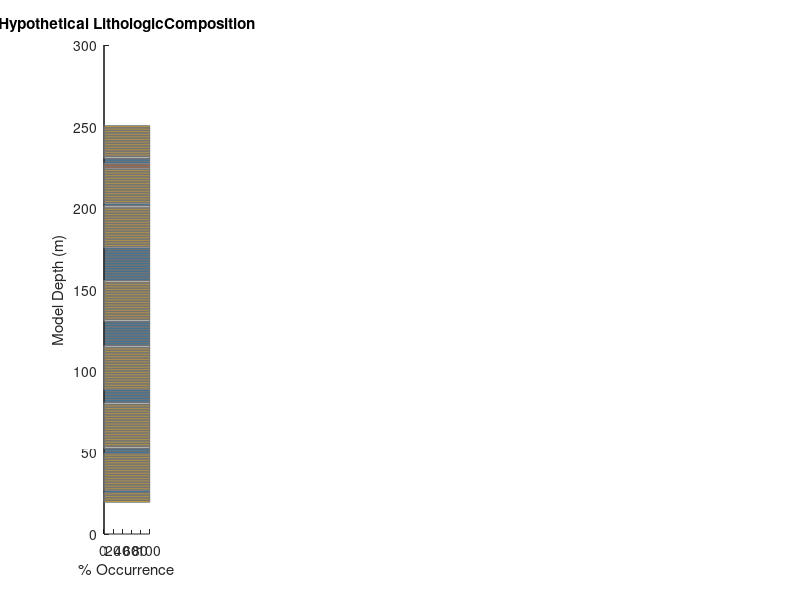

Here is the MATLAB script that generated this plot: (Note: this script raises an error after producing the figure.)

%%%%%%%%%%%%%%%%%%%%%%%%%%%%%%%%%%%%%%%%%%%%%%%%%%%%%%%%%%%%%%%%%%%%%%%%%%%
% Description: Linear Vertical Mixing model to simuluate observations made from drill cuttings.
% Author: Christine Regalla
% Written: August 2024
% Code based on a vertical mixing model produced by IODP Exp 338 shipboard
% scientists. Plots are based on those in IODP Exp 338, 348 and 358
% reports. http://iodp.tamu.edu/publications/PR.html
%
%
% This mixing model assumes that cuttings are mixed over a 20m interval, 
% with a linear decay of contributions of cuttings with distance uphole, 
% within that interval, from 100% at the base of the interval to 0% at the 
% top of the interval. 
%
% The mixing model is mathematically defined by the equation:
%   the integral (∫) from (x-v) to x of mx*dx = 1. 
%   where x = downhole depth, v = the vertical mixing interval and m= the linear mixing gradient. 
%
%%%%%%%%%%%%%%%%%%%%%%%%%%%%%%%%%%%%%%%%%%%%%%%%%%%%%%%%%%%%%%%%%%%%%%%%%%%

clear all; close all;


%% Define Mixing Model Parameters

    % Define total Model Depth range (Z) 
    Z = [1:250]'; 
    
    % Define interval over which mixing occurs (in meters)
    interval = 20; 
    
    % Define linear mixing model from 0 to 20m interval
    MixingModel = [linspace(0,0.1,interval)]'; 


%%%%%%%%%%%%%%%%%%%%%%%%%%%%%%%%%%%%%%%%%%%%%%%%%%%%%%%%%%%%%%%%%%%%%%%%%%%

% Model A - sedimentolgy composition histograms, discrete beds

%%%%%%%%%%%%%%%%%%%%%%%%%%%%%%%%%%%%%%%%%%%%%%%%%%%%%%%%%%%%%%%%%%%%%%%%%%%


% Model A - based on a simplified scenario where the background geologic  
%           composition is  Fine silty claystone, punctuated by a) discrete  
%           coarse beds of sand of various thickness (top) and b) by
%           discrete paired beds of silty claystone and sandstone 
%
% Define Sedimentary composition %
    % Sandstone = 3   Silty Claystone = 2  Fine silty claystone = 1;



% Define the number of simulated cuttings fragments produced at each depth
n= 10000; 


    % -------------------%
    % Define the Hypothetical Downhole Lithologic Compositions
    % -------------------%
    ObsB = ones(length(Z),n); % make a matrix of the background lithology
    
    %Make a 1m sandy bed at Z=26 meters
    ObsB(26,:) = 3;
    
    %Make a 3m sandy bed from Z=50-52 meters
    ObsB(50:52,:) = 3;
    
    %Make a 8m sandy bed from Z=81-88 meters
    ObsB(81:88,:) = 3;
    
    %Make a 15m sandy bed from Z=116-130 meters
    ObsB(116:130,:) = 3;
    
    %Make a 20m sandy bed from Z=156-175 meters
    ObsB(156:175,:) = 3;


    %Make a 1m silty clay bed at Z=201 meters
    ObsB(201,:) = 2;
    %Make a 1m sandy bed at Z=202 meters
    ObsB(202,:) = 3;


    %Make a 3m silty clay bed from Z=225-227 meters
    ObsB(225:227,:) = 2;
    %Make a 3m sandy bed from Z=228-230 meters
    ObsB(228:230,:) = 3;
    % -------------------%


    % Tabulate the total % of 1s, 2s, 3s, in each depth interval in the
    % "known" Hypothetical Composition model
    for i=1:Z(end)
        ObsB_sandstone(i) = length(find(ObsB(i,:) ==3))/n*100;          % find all #3s (Sandstone)
        ObsB_silty_claystone(i) = length(find(ObsB(i,:) ==2))/n*100;      % find all #2s (Sintly Claystone)
        ObsB_fine_silty_claystone(i) = length(find(ObsB(i,:) ==1))/n*100;    % find all #1s (Fine Silty Claystone) 
    end
    % -------------------%


% Simulate mixing by pulling a random sample of cuttings from each depth interval in the mixed
% interval, with the number of samples at each depth interval determined by 
% the percent contribution defined in the mixing model

    n_cuttings=round(MixingModel.*n); % define the number of cuttings that should be pulled from each depth within the mixing interval
    ModelB = zeros(size(ObsB)); % make empty place holder matrix
    temp = []; %make empty place holder matrix

for i=interval:Z(end)
        j=[i-interval+1:i];
    for k = 1:length(j)
        temp = [temp, randsample(ObsB(j(k),:), n_cuttings(k))];
    end
 ModelB(i,:) = temp;
 temp = [];
end

% Find the total # of 1s, 2s, 3s, in each depth interval in the Mixed
% Cuttings pulled above

for i=1:Z(end)
    ModelB_sandstone(i) =  length(find(ModelB(i,:) ==3))/n*100;          % find all #3s
    ModelB_silty_claystone(i) = length(find(ModelB(i,:) ==2))/n*100;      % find all #2s
    ModelB_fine_silty_claystone(i) = length(find(ModelB(i,:) ==1))/n*100;    % find all #1s
end

% -------------------%
% PLOTS - compare observed and mixing model data
% -------------------%

figure; set(gcf, 'Position',  [100, 100, 1600, 800]); % change figure window size

% Hypothetical Known Composition
histdata =  [ObsB_sandstone(interval:end)', ObsB_silty_claystone(interval:end)',ObsB_fine_silty_claystone(interval:end)'];
subplot(1,9,1); hold on
h=barh(Z(interval:end),histdata ,'stacked', 'BarWidth', 1, 'EdgeColor',[120,120,120]/265);
xlabel('% Occurrence'); ylabel ('Model Depth (m)'); title (["Hypothetical Lithologic", "Composition"]); ytickangle(90) %add labels
xlim([0,100]);
ax = gca; ax.YDir = 'reverse'; set(gca, 'XAxisLocation', 'top');  %manage axis properties
legend(h, 'Sandstone', 'Silty Claystone', 'Fine Silty Claystone', 'Location','southoutside') 
h(1).FaceColor = [180,170,0]/256; %set sandstone bar color to mustard yellow
h(2).FaceColor = [95, 75, 60]/256; %set silty claystone bar color to brown
h(3).FaceColor = [165, 135, 120]/256; %set fine silty claystone bar color to tan
axP=get(gca, 'Position'); set(gca, 'Position', axP);set(gca,'TickDir','out');  set(gca,'TickLength',[0.005, 0.005])

% Simulated Recovered Cuttings, every 1 m
histdata =  [ModelB_sandstone(interval:end)', ModelB_silty_claystone(interval:end)',ModelB_fine_silty_claystone(interval:end)'];
subplot(1,9,2); hold on
h = barh(Z(interval:end),histdata ,'stacked', 'BarWidth', 1, 'EdgeColor',[120,120,120]/265);
xlabel('% Occurrence'); ylabel ('Model Depth (m)'); title(["Simulated Recovered","Cuttings, every 1m"]); ytickangle(90) %add labels
xlim([0,100]);
ax = gca; ax.YDir = 'reverse'; set(gca, 'XAxisLocation', 'top'); %manage axis properties
legend(h, 'Sandstone', 'Silty Claystone', 'Fine Silty Claystone', 'Location','southoutside')
h(1).FaceColor = [180,170,0]/256; %set sandstone bar color to mustard yellow
h(2).FaceColor = [95, 75, 60]/256; %set silty claystone bar color to brown
h(3).FaceColor = [165, 135, 120]/256; %set fine silty claystone bar color to tan
axP=get(gca, 'Position'); set(gca, 'Position', axP);set(gca,'TickDir','out');  set(gca,'TickLength',[0.005, 0.005])

% Simulated Recovered Cuttings, every 10 m
    % Extract the data from the output model from every 10m depth interval
    histdata10=histdata;
    for i=1:size(histdata,1)
        if rem(i-1,10)>0
            histdata10(i,:)=[0,0,0];
        end
    end

subplot(1,9,3); hold on
h = barh(Z(interval:end),histdata10 ,'stacked', 'BarWidth', 2, 'EdgeColor',[120,120,120]/265);
xlabel('% Occurrence'); ylabel ('Model Depth (m)'); title(["Simulated Cuttings","Obervations, every 10m"]); ytickangle(90) %add labels
xlim([0,100]);
ax = gca; ax.YDir = 'reverse'; set(gca, 'XAxisLocation', 'top'); %manage axis properties
legend(h, 'Sandstone', 'Silty Claystone', 'Fine Silty Claystone', 'Location','southoutside')
h(1).FaceColor = [180,170,0]/256; %set sandstone bar color to mustard yellow
h(2).FaceColor = [95, 75, 60]/256; %set silty claystone bar color to brown
h(3).FaceColor = [165, 135, 120]/256; %set fine silty claystone bar color to tan
axP=get(gca, 'Position'); set(gca, 'Position', axP); set(gca,'TickDir','out');  set(gca,'TickLength',[0.005, 0.005])

%------------------------------------------------



%%
%%%%%%%%%%%%%%%%%%%%%%%%%%%%%%%%%%%%%%%%%%%%%%%%%%%%%%%%%%%%%%%%%%%%%%%%%%%

% Model B - discrete fault zones of various thickness and fault fabric intensity

%%%%%%%%%%%%%%%%%%%%%%%%%%%%%%%%%%%%%%%%%%%%%%%%%%%%%%%%%%%%%%%%%%%%%%%%%%%


% Model B - Simulate fault zones of various thickness, and various fault rock density. 
%           In this model, Fault zones are marked by the presence of cuttings with scaley fabric 
%           loosely mimicking a fault zone in IODP Site C0002, from 2450 to 2850 mbsf. 
%           Because fault zones and damage can be distributed, and not every cutting 
%           from a fault zone necessarily will contain fault rocks, this model includes 
%           both fault zones where 100% of the cuttings have scaley fabric (which
%           may represent cases where fault fabric spacing is less than cuttings diameter,
%           and those where only 30% of cuttings have scaley fabrics, (which may represent
%           cases where fault fabric spacing is greater than cuttings diameter.

% Define Fault rocks  %
    % scaley fabric = 1   No fault rock = 0;


% Define the number of simulated cuttings fragments produced at each depth
n= 10000; 


    % -------------------%
    % Define the Hypothetical Downhole Fault Compositions
    % -------------------%
    ObsD = zeros(length(Z),n); % Make matrix of 


    % Define different ways to get to 10% cuttings with fault rock %

        %Make a 1m wide fault zone at Z=20 meters, where 100% of retrieved
        %cuttings have fault rock (scaley fabric)
        ObsD(20,1:n) = 1;
        
        %Make a 2m wide fault zone from Z=50-52 meters, containing where 100% of retrieved
        %cuttings have fault rock (scaley fabric)
        ObsD(50:51,1:n) = 1;
        
        %Make a 5m wide fault zone from Z=80-84 meters, containing where 30% of retrieved
        %cuttings have fault rock (scaley fabric)
        ObsD(80:84,1:n*.3) = 1;



     % Define different ways to get 30% cuttings with fault rock %%%%%

        %Make a 5m wide fault zone from Z=120-125 meters, where 100% of retrieved
        %cuttings have fault rock (scaley fabric)
        ObsD(120:124,1:n) = 1;
        
        %Make a 20m wide fault zone from Z=110-113 meters,  where 30% of retrieved
        %cuttings have fault rock (scaley fabric)
        ObsD(160:179,1:n*0.3) = 1;
        
        % make a distributed fault zone, where the entire 20m fault zone contains
        % three 3m concentrated shear zones with scaley fabrics in it, separated by
        % zones with no fault rock (e.g. Rowe et al., 2013, Geology)
        
        ObsD(210:212,1:n) = 1;
        ObsD(220:222,1:n) = 1;
        ObsD(230:232,1:n) = 1;
     % -------------------%



% Tabulate the total % of 1s, 2s, 3s, in each depth interval, in the
% "known" Hypothetical downhole composition
    for i=1:Z(end)
        ObsD_fault(i) = length(find(ObsD(i,:) ==1))/n*100; % find all #1s = fault rock
    end

% Simulate mixing by pulling a random sample of cuttings from each depth interval in the mixed
% interval, with the number of samples at each depth interval determined by 
% the percent contribution in the mixing model

  n_cuttings=round(MixingModel.*n); % define the number of cuttings that should be pulled from each depth within the mixing interval
  ModelD = zeros(size(ObsD)); %make empty place holder matrix
  temp = []; %make empty place holder matrix

for i=interval:Z(end)
       j=[i-interval+1:i];
    for k = 1:length(j)  
        temp = [temp, randsample(ObsD(j(k),:), n_cuttings(k))];
    end
 ModelD(i,:) = temp;
 temp = [];
end



% Tabulate the total % of 1s, 2s, 3s, in each depth interval in the Mixing
% Model Simulation
    for i=1:Z(end)
        ModelD_fault(i) = length(find(ModelD(i,:) ==1))/n*100; % find all #1s = fault rock
    end



% -------------------%
% PLOTS - compare observed and mixing model data
% -------------------%

% Hypothetical Known Composition
histdata =  [ObsD_fault(interval:end)'];
subplot(1,9,4); hold on
h=barh(Z(interval:end),histdata ,'stacked', 'BarWidth', 0.9, 'EdgeColor','none');
xlabel('% Occurrence'); ylabel ('Model Depth (m)'); title (["Hypothetical Faulted", "Intervals"]); ytickangle(90) %add labels
xlim([0,100]);
ax = gca; ax.YDir = 'reverse'; set(gca, 'XAxisLocation', 'top');  %manage axis properties
legend(h, 'Scaley Fabric', 'Location','southoutside') 
h(1).FaceColor = [0.2,0.2,0.2]; %set sandstone bar color to mustard yellow
axP=get(gca, 'Position'); set(gca, 'Position', axP); set(gca,'TickDir','out');  set(gca,'TickLength',[0.005, 0.005])

% Simulated Recovered Cuttings, every 1 m
histdata =  [ModelD_fault(interval:end)'];
subplot(1,9,5); hold on
h=barh(Z(interval:end),histdata ,'stacked', 'BarWidth', 0.9, 'EdgeColor','none');
xlabel('% Occurrence'); ylabel ('Model Depth (m)'); title(["Simulated Recovered","Cuttings, every 1m"]); ytickangle(90) %add labels
xlim([0,100]);
ax = gca; ax.YDir = 'reverse'; set(gca, 'XAxisLocation', 'top');  %manage axis properties
legend(h, 'Scaley Fabric', 'Location','southoutside') 
h(1).FaceColor = [0.2,0.2,0.2]; %set sandstone bar color to mustard yellow
axP=get(gca, 'Position'); set(gca, 'Position', axP); set(gca,'TickDir','out');  set(gca,'TickLength',[0.005, 0.005])


% Simulated Recovered Cuttings, every 10 m
    % Extract the data from the output model from every 10m depth interval
    histdata10=histdata;
    for i=1:size(histdata,1)
        if rem(i-1,10)>0
    histdata10(i)=[0];
        end
    end

subplot(1,9,6); hold on
h=barh(Z(interval:end),histdata10 ,'stacked', 'BarWidth', 2, 'EdgeColor','none');
xlabel('% Occurrence'); ylabel ('Model Depth (m)'); title(["Simulated Cuttings","Obervations, every 10m"]); ytickangle(90) %add labels
xlim([0,100]); %xlim([0,40]);
ax = gca; ax.YDir = 'reverse'; set(gca, 'XAxisLocation', 'top');  %manage axis properties
legend(h, 'Scaley Fabric', 'Location','southoutside') 
h(1).FaceColor = [0.2,0.2,0.2]; %set sandstone bar color to mustard yellow
axP=get(gca, 'Position'); set(gca, 'Position', axP); set(gca,'TickDir','out');  set(gca,'TickLength',[0.005, 0.005])


%%

%%%%%%%%%%%%%%%%%%%%%%%%%%%%%%%%%%%%%%%%%%%%%%%%%%%%%%%%%%%%%%%%%%%%%%%%%%%

% Model C - Mineral or Elemental weight percentages

%%%%%%%%%%%%%%%%%%%%%%%%%%%%%%%%%%%%%%%%%%%%%%%%%%%%%%%%%%%%%%%%%%%%%%%%%%%


% Model C - Simulates a down hole variable weight percent composition
%           of an element or mineral, as may be determined from XRF or XRD. The Total composition in 
%           each depth bin is summed, assuming that multiple cuttings fragments 
%           were amalgamated in the wt% composition analysis. This bulk averaging
%           is based on Exp 358 methods for XRD, XRF analyses: 
%              "After lithology description and removing iron contaminants originating
%               from drilling tools and casing, aliquots (23 cm3) of >4 mm intact washed cuttings handpicked by the 
%               lithology group were vacuum dried and ground for X-ray diffraction (XRD), X-ray fluorescence (XRF), and 
%               organic geochemistry analyses (total organic carbon [TOC], total carbon [TC], and total nitrogen [TN])."
%               http://publications.iodp.org/proceedings/358/102/358_102.html



    % -------------------%
    % Define the Hypothetical Downhole Fault Compositions
    % -------------------%
 
    % Define sets of beds 10m thick of alternating high and low percent composition. 
        alternatingbeds1 = [ones(20,1)*4; ones(10,1)*17; ones(10,1)*3; ones(10,1)*13; ones(10,1)*8];  
    % Define sets of beds 5m thick of alternating high and low percent composition. 
        alternatingbeds2 = [ones(7,1)*8; ones(5,1)*17; ones(5,1)*3; ones(5,1)*13; ones(5,1)*6; ones(6,1)*10];
    % Define three graded beds, each 40m thick, grading from high, concentration  at its top to lo concentration at its base. 
    % Then add in the alternating beds defined above. 
        ObsA1 = [ones(23,1)*12; linspace(12,8,40)'; linspace(14,7,40)'; linspace(17,4,40)'; alternatingbeds1; alternatingbeds2; ones(14,1)*10];

    % -------------------%


    % Simulate mixing my averaging the composition of cuttings in the depth
    % interval, scaled by to contribution from each depth interval in the
    % mixing model
        for i=interval:Z(end)
            ModelA1(i) = sum(ObsA1(i+1-interval:i).*MixingModel);
        end


% -------------------%
% PLOTS - compare observed and mixing model data
% -------------------%

% Hypothetical Known Composition
subplot(1,9,7); 
h(1) = plot(ObsA1(interval:end), Z(interval:end), '.-k');
xlabel('Total Clay Wt %'); ylabel ('Model Depth (m)'); title(["Hypothetical Composition", "and Recovered Cuttings"]); ytickangle(90)
ax = gca; ax.YDir = 'reverse'; set(gca, 'XAxisLocation', 'top');
xlim([0,20]); ylim([interval,Z(end)]);
legend (h(1), 'Hypothetical Composition', 'Location','southoutside');
 axP=get(gca, 'Position'); set(gca, 'Position', axP);set(gca,'TickDir','out'); set(gca,'TickLength',[0.005, 0.005])

% Simulated Recovered Cuttings, every 1 m
subplot(1,9,8); 
h(2) = plot(ModelA1(interval:end), Z(interval:end), '.-r'); % if you described cuttings every 1 m
xlabel('Total Clay Wt %'); ylabel ('Model Depth (m)'); title(["Hypothetical Composition", "and Recovered Cuttings"]); ytickangle(90)
ax = gca; ax.YDir = 'reverse'; set(gca, 'XAxisLocation', 'top');
xlim([0,20]); ylim([interval,Z(end)]);
legend (h(2), 'Simulated Recovered Cuttings, every 1m', 'Location','southoutside');
axP=get(gca, 'Position'); set(gca, 'Position', axP);set(gca,'TickDir','out'); set(gca,'TickLength',[0.005, 0.005])

% Simulated Recovered Cuttings, every 10 m
subplot(1,9,9); hold on;
h = plot(ModelA1(interval:10:end), Z(interval:10:end), '.-b', 'MarkerSize',10); % if we only describe cuttings every 10 m
xlabel('Total Clay Wt %'); ylabel ('Model Depth (m)'); title(["Simulated Cuttings","Obervations, Every 10m"]); ytickangle(90)
ax = gca; ax.YDir = 'reverse'; set(gca, 'XAxisLocation', 'top');
xlim([0,20]); ylim([interval,Z(end)]);
legend (h, 'Simulated Observations, every 10m', 'Location','southoutside');
axP=get(gca, 'Position'); set(gca, 'Position', axP); set(gca,'TickDir','out'); set(gca,'TickLength',[0.005, 0.005])


%------------------------------------------------


